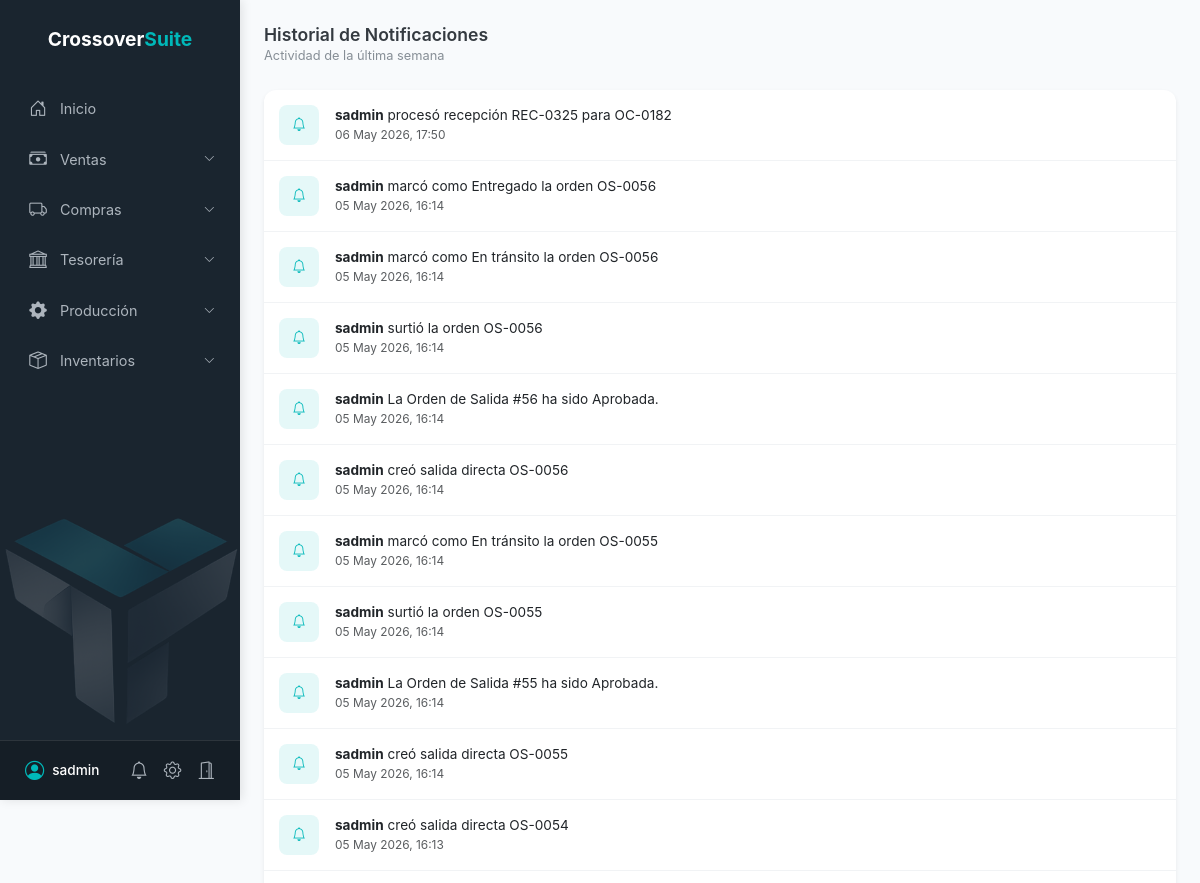
Page /notificaciones/historial/ (signed in, upper part) on the earlier database version.
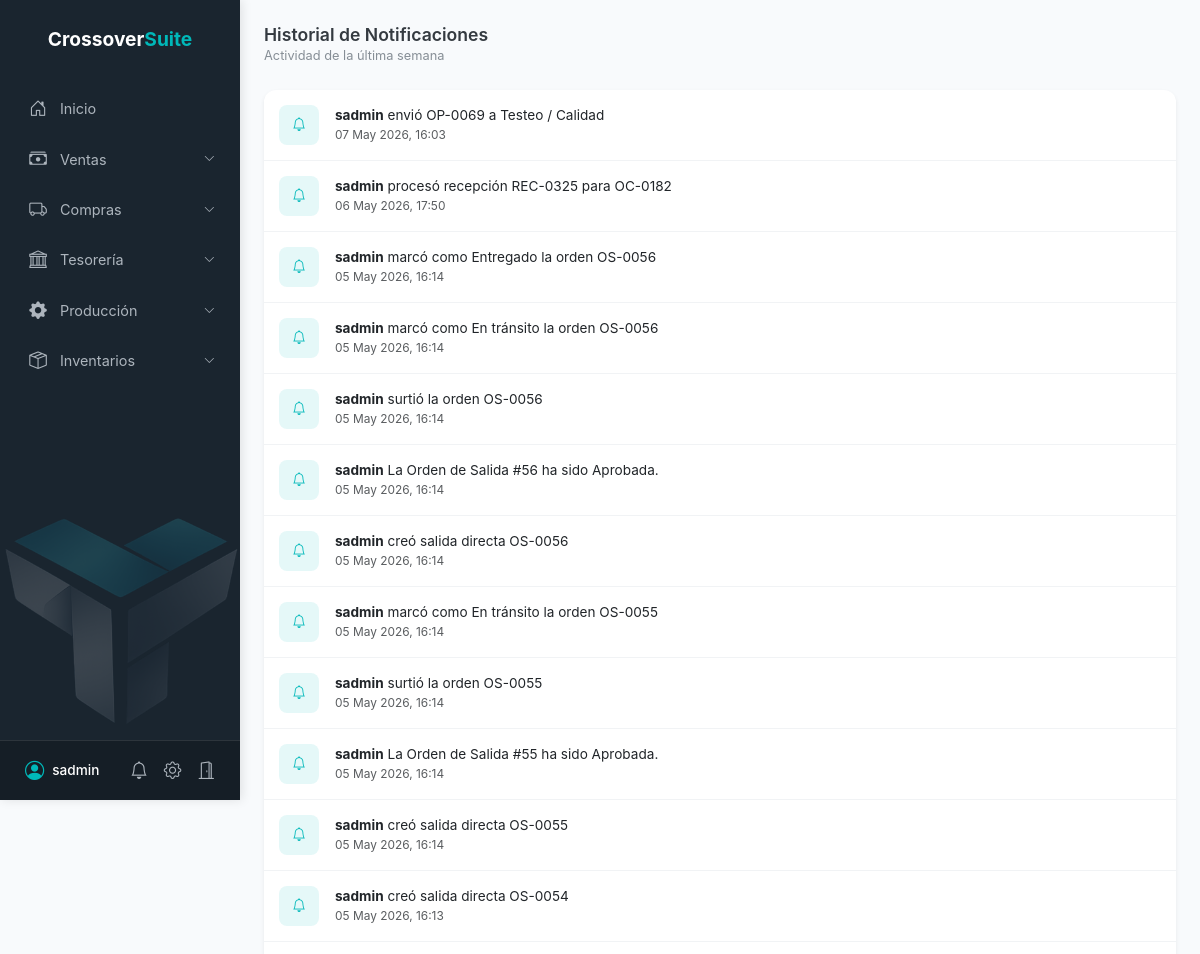
Same page on the later database version.
### notificaciones/models.py (models this page shows, shortened)
class Notificacion(models.Model):
    empresa = models.ForeignKey(Empresa, on_delete=models.CASCADE, verbose_name="Empresa")
    actor = models.ForeignKey(User, on_delete=models.CASCADE, related_name='notificaciones_enviadas', verbose_name="Quien realizó la acción")
    propietario_recurso = models.ForeignKey(User, on_delete=models.CASCADE, null=True, blank=True, related_name='notificaciones_recibidas', verbose_name="Dueño del registro")
    mensaje = models.CharField(max_length=255, verbose_name="Mensaje")
    link = models.CharField(max_length=255, null=True, blank=True, verbose_name="Enlace al registro")
    fecha = models.DateTimeField(auto_now_add=True, verbose_name="Fecha y Hora")
    visto_en_toast = models.BooleanField(default=False)
    class Meta:
        verbose_name = "Notificación"
        verbose_name_plural = "Notificaciones"
        ordering = ['-fecha']

### notificaciones/views.py (the view, shortened to what this page needs)
# urls.py: path('historial/', views.lista_notificaciones, name='historial_notificaciones'),
@login_required
def lista_notificaciones(request):
    empresa = get_empresa_actual(request)
    if not empresa:
        return render(request, 'error_sin_empresa.html')
    hace_una_semana = timezone.now() - timedelta(days=7)
    es_admin = request.user.is_superuser or request.user.is_staff
    if es_admin:
        qs = Notificacion.objects.filter(empresa=empresa, fecha__gte=hace_una_semana)
    for n in qs:
        n.actor_corto = n.actor.username.split('@')[0]
    return render(request, 'notificaciones/historial.html', {
        'notificaciones': qs,
        'section': 'notificaciones'
    })

### notificaciones/views.py (called while the page is built)
def get_empresa_actual(request):
    username = request.user.username
    if '@' in username:
        subdominio = username.split('@')[1]
        try:
            return Empresa.objects.get(subdominio=subdominio)
        except Empresa.DoesNotExist:
            return None
    return None

### preferencias/permissions.py (called while the page is built, shortened)
def user_has_module_permission(request, modulo, accion):
    user = request.user
    if not user.is_authenticated:
        return False
    if user.is_superuser:
        return True

def user_has_sales_permission(request, submodulo, accion):
    user = request.user
    if not user.is_authenticated:
        return False
    if user.is_superuser:
        return True

def user_has_purchase_permission(request, submodulo, accion):
    user = request.user
    if not user.is_authenticated:
        return False
    if user.is_superuser:
        return True

def get_granular_purchase_permissions(request):
    perms = {}
    for submodulo, acciones in PURCHASES_PERMISSION_MATRIX.items():
        perms[submodulo] = {accion: user_has_purchase_permission(request, submodulo, accion) for accion in acciones}
    return perms

### notificaciones/templates/notificaciones/historial.html (shortened to what this page needs)
{% extends 'base.html' %}
{% block content %}
<div class="container-fluid py-4 px-4">
    <div class="d-flex justify-content-between align-items-center mb-4">
        <div>
            <h4 class="section-title mb-0">Historial de Notificaciones</h4>
            <span class="section-subtitle">Actividad de la última semana</span>
        </div>
    </div>
    <div class="card border-0 shadow-sm" style="border-radius: 12px;">
        <div class="card-body p-0">
            {% for n in notificaciones %}
            <div class="notif-item d-flex align-items-center">
                <div class="notif-icon me-3">
                    <i class="bi bi-bell"></i>
                </div>
                <div class="flex-grow-1">
                    <div class="text-dark">
                        <strong>{{ n.actor_corto }}</strong> {{ n.mensaje }}
                    </div>
                    <div class="text-muted small">
                        {{ n.fecha|date:"d M Y, H:i" }}
                    </div>
                </div>
            </div>
            {% empty %}
            <div class="p-5 text-center text-muted">
                <i class="bi bi-bell-slash display-4 mb-3 d-block opacity-25"></i>
                <p class="mb-0">No hay notificaciones recientes.</p>
            </div>
            {% endfor %}
        </div>
    </div>
</div>
{% endblock %}

Differences in the rows shown:
added Notificacion: actor_corto "sadmin", mensaje "envió OP-0069 a Testeo / Calidad", fecha "07 May 2026, 16:03"
